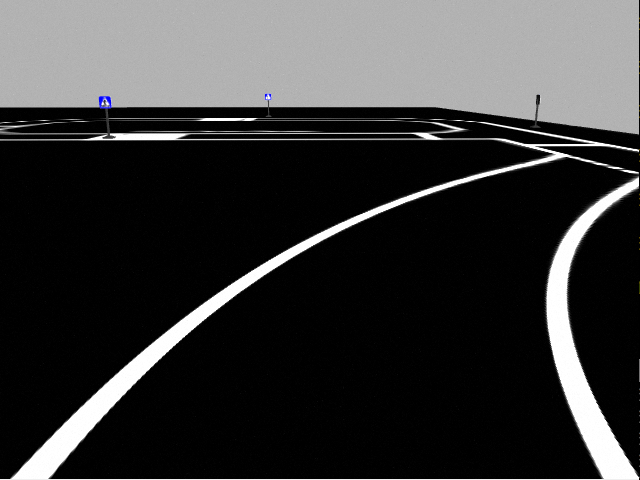
#> input picture src/lane_image.png, 640 x 480 px, found by its file name
$ python line_fit.py
#> lines starting #> are read from the running program, lines starting #| are printed output that depends on the picture; after the words box and inside, x2 and y2 are one past the last pixel; in counts of white or black regions, pixels touching at a corner belong together
#!/usr/bin/env python3

import numpy as np
import cv2
import matplotlib.pyplot as plt
# import matplotlib.image as mpimg
import pickle

lane_width =350

# #-----Declare Global Variables ----- #

CAMERA_PARAMS = {'fx': 554.3826904296875, 'fy': 554.3826904296875, 'cx': 320, 'cy': 240} # Camera parameters - need to calibrate

# Initial coordinates of input image
initial = np.float32([[0,300],
                      [640,300],
                      [0,480],
                      [640,480]])

# Where the initial coordinates will end up on the final image
final = np.float32([[0,0],
                    [640,0],
                    [0,480],
                    [640,480]])

# Compute the transformation matix
transMatrix = cv2.getPerspectiveTransform(initial, final)

# Camera matrix for accurate IPM transform
cameraMatrix = np.array([[CAMERA_PARAMS['fx'], 0, CAMERA_PARAMS['cx']],
                         [0, CAMERA_PARAMS['fy'], CAMERA_PARAMS['cy']],
                         [0, 0, 1]])

distCoeff = np.array([])


# # ----- Declare global functions ------ # #

def getIPM(inputImage):
    """
    Calculate the inverse perspective transform of the input image

    Parameters:
    - input image
    - Matrix with parameters of the camera
    - Matrix with the desired perspective transform
    Returns:
     - Persepctive transformed image
    """
    undistortImage = cv2.undistort(inputImage, cameraMatrix, distCoeff)
    dest_size = (inputImage.shape[1],inputImage.shape[0])
    inverseMap = cv2.warpPerspective(undistortImage, transMatrix, dest_size, flags=cv2.INTER_LINEAR)
    return inverseMap

def getLanes(inputImage):
    """
    Compute the lane lines of a given input image

    Parameters:
    - Input image to compute edges for
    Returns:
    - Binary image of lane lines
    """
    imageHist = cv2.calcHist([inputImage], [0], None, [256], [0, 256])
    threshold_value = np.clip(np.max(inputImage) - 75, 30, 200)
    _, binary_thresholded = cv2.threshold(inputImage, threshold_value, 255, cv2.THRESH_BINARY)
    return binary_thresholded


def find_center_indices(hist, threshold):
	"""
	Function to find the center of the lanes detected in an image

	Parameters:
	- Array containing histogram of said image
	- Threshold value for considered lane lines
	Returns:
	- array of center indices
	"""
	valid_groups = []

	# Find indices where histogram values are above the threshold
	above_threshold = np.where(hist > threshold)[0]

	# Find consecutive groups of five or more indices
	consecutive_groups = np.split(above_threshold, np.where(np.diff(above_threshold) != 1)[0] + 1)

	# Filter groups with five or more consecutive indices
	# valid_groups = [group for group in consecutive_groups if len(group) >= 5]

	# Iterate over consecutive_groups, check for stop line
	for group in consecutive_groups:
		if len(group) >= 5:
			valid_groups.append(group)

	# Find the center index for each valid group
	center_indices = [(group[0] + group[-1]) // 2 for group in valid_groups]

	return center_indices

def find_stop_line(image, threshold):
	"""
	Function to detect if there is a stop line on the image
	Parameters:
	- Array of image we want to detect on
	- Threshold for the histogram that will be applied on the image
	"""
	# Find indices where histogram values are above the threshold
	histogram = np.sum(image[0:480,:]//2, axis = 0)
	above_threshold = np.where(histogram > threshold)[0]
	stop_line = False
	# Find consecutive groups of five or more indices
	consecutive_groups = np.split(above_threshold, np.where(np.diff(above_threshold) != 1)[0] + 1)

	horistogram = np.sum(image[:,0:640]//2, axis = 1)
	max_index = np.argmax(horistogram)
	# print(max_index)
	# plt.plot(horistogram)
	# plt.show()

	width = 0
	# check to see if there is a sequence of pixels long enough for stop line
	for group in consecutive_groups:
		if len(group) >= 370:
			stop_line = True
			above_threshold2 = np.where(horistogram > 50000)[0]
			if len(above_threshold2) > 0:
				width = abs(above_threshold2[-1] - above_threshold2[0])
			else:
				width = 0

	return stop_line, max_index, width

# [15 lines left out: function check_cross_walk, not called in this run]

def find_closest_pair(arr, lane_width):
	"""
	Function to find the two lane markings which distance between them is most likely to be that of an actual lane marking

	Parameters:
	- Array containing values of different lane marking center
	- Expected value of the distance between lane markings
	Returns:
	- Center indices of the lane markings
	"""

	n = len(arr)

	if n < 2:
		raise ValueError("Array must have at least two elements")

	min_diff = np.inf
	result_pair = (arr[0], arr[1])

	for i in range(n - 1):
		for j in range(i + 1, n):
			current_diff = abs(abs(arr[i] - arr[j]) - lane_width)
			if current_diff < min_diff:
				min_diff = current_diff
				result_pair = (arr[i], arr[j])

	# print(result_pair)
	return result_pair

def line_fit(binary_warped):
	"""
	Find and fit lane lines
	"""
	# Assuming you have created a warped binary image called "binary_warped"
	# Take a histogram of the image
	# histogram = np.sum(binary_warped[:,:]//2, axis=0)
	histogram = np.sum(binary_warped[200:480,:]//2, axis = 0)
	# Create an output image to draw on and visualize the result
	out_img = (np.dstack((binary_warped, binary_warped, binary_warped))*255).astype('uint8')
	# [18 lines of commented-out code are left out]
	threshold = 5000 # Magic number for constant discovered by Antoine in 2023 AD
	stop_line, stop_index, width = find_stop_line(binary_warped,threshold)		# check for stop line and its location
	indices= find_center_indices(histogram,threshold+width*125)	# find the center of possible lane markings
	# print(len(indices))

	if(stop_line):
		cross_walk = check_cross_walk(binary_warped, stop_index)		# if there is a stop line, check for crosswalk

	# print(indices)

	if(len(indices) == 0): # If no lane markings are found
		ret = {}
		ret['out_img'] = out_img
		ret['number_of_fits'] = '0'
		ret['stop_line'] = False
		ret['stop_index'] = stop_index
		if(stop_line):
			ret['cross_walk'] = cross_walk
		return ret

	if(len(indices) == 1): # if only one lane marking is found
		ret = {}
		if(indices[0] < 320):	 # if lane marking is on the left side of the image
			ret['number_of_fits'] = 'left'
			leftx_base = indices[0]
			rightx_base = 0
		else:					 # if lane marking is on the right side of the image
			ret['number_of_fits'] = 'right'
			rightx_base = indices[0]
			leftx_base = 0

	else:						 # two or more lane markings found
		ret = {}
		(leftx_base, rightx_base) = find_closest_pair(indices,lane_width)
		# print(leftx_base, rightx_base)
		ret['number_of_fits'] = '2'

	nwindows = 9
	# Set height of windows
	window_height = int(binary_warped.shape[0]//nwindows)
	# Identify the x and y positions of all nonzero pixels in the image
	nonzero = binary_warped.nonzero()
	nonzeroy = np.array(nonzero[0])
	nonzerox = np.array(nonzero[1])
	# Current positions to be updated for each window
	leftx_current = leftx_base
	rightx_current = rightx_base
	# Set the width of the windows +/- margin
	margin = 50
	# Set minimum number of pixels found to recenter window
	minpix = 50
	# Create empty lists to receive left and right lane pixel indices
	left_lane_inds = []
	right_lane_inds = []

	# Step through the windows one by one
	for window in range(nwindows):
		# Identify window boundaries in x and y (and right and left)
		win_y_low = binary_warped.shape[0] - (window+1)*window_height
		win_y_high = binary_warped.shape[0] - window*window_height
		win_xright_low = rightx_current - margin
		win_xright_high = rightx_current + margin
		win_xleft_low = leftx_current - margin
		win_xleft_high = leftx_current + margin
		# LEFT LANE
		if(ret['number_of_fits'] == 'left' or ret['number_of_fits'] == '2'):

			good_left_inds = ((nonzeroy >= win_y_low) & (nonzeroy < win_y_high) & (nonzerox >= win_xleft_low) & (nonzerox < win_xleft_high)).nonzero()[0]
			# Append these indices to the lists
			left_lane_inds.append(good_left_inds)
			# If you found > minpix pixels, recenter next window on their mean position
			if len(good_left_inds) > minpix:
				leftx_current = int(np.mean(nonzerox[good_left_inds]))

		# RIGHT LANE
		if(ret['number_of_fits'] == 'right' or ret['number_of_fits'] == '2'):
			good_right_inds = ((nonzeroy >= win_y_low) & (nonzeroy < win_y_high) & (nonzerox >= win_xright_low) & (nonzerox < win_xright_high)).nonzero()[0]
			# Append these indices to the lists
			right_lane_inds.append(good_right_inds)
			# If you found > minpix pixels, recenter next window on their mean position
			if len(good_right_inds) > minpix:
				rightx_current = int(np.mean(nonzerox[good_right_inds]))

		# Draw the windows on the visualization image
		# cv2.rectangle(out_img,(win_xleft_low,win_y_low),(win_xleft_high,win_y_high),(0,255,0), 2)
		# cv2.rectangle(out_img,(win_xright_low,win_y_low),(win_xright_high,win_y_high),(0,255,0), 2)
		# Identify the nonzero pixels in x and y within the window
		# print('mean of left indices - ' + str(np.mean(nonzerox[good_left_inds])))
		good_left_inds = ((nonzeroy >= win_y_low) & (nonzeroy < win_y_high) & (nonzerox >= win_xleft_low) & (nonzerox < win_xleft_high)).nonzero()[0]
		good_right_inds = ((nonzeroy >= win_y_low) & (nonzeroy < win_y_high) & (nonzerox >= win_xright_low) & (nonzerox < win_xright_high)).nonzero()[0]
		# Append these indices to the lists
		left_lane_inds.append(good_left_inds)
		right_lane_inds.append(good_right_inds)
		# If you found > minpix pixels, recenter next window on their mean position
		if len(good_left_inds) > minpix:
			leftx_current = int(np.mean(nonzerox[good_left_inds]))
			# print('mean of left indices - ' + str(np.mean(nonzerox[good_left_inds])))
		if len(good_right_inds) > minpix:
			rightx_current = int(np.mean(nonzerox[good_right_inds]))
			#print('current right - '+str(rightx_current))
	# Concatenate the arrays of indices
	# Extract left and right line pixel positions
	if(ret['number_of_fits'] == 'left' or ret['number_of_fits'] == '2'):
		left_lane_inds = np.concatenate(left_lane_inds)
		leftx = nonzerox[left_lane_inds]
		lefty = nonzeroy[left_lane_inds]
		left_fit = np.polyfit(lefty, leftx, 2)
		ret['left_fit'] = left_fit
		ret['left_lane_inds'] = left_lane_inds

	if(ret['number_of_fits'] == 'right' or ret['number_of_fits'] == '2'):
		right_lane_inds = np.concatenate(right_lane_inds)
		rightx = nonzerox[right_lane_inds]
		righty = nonzeroy[right_lane_inds]
		right_fit = np.polyfit(righty, rightx, 2)
		ret['right_fit'] = right_fit
		ret['right_lane_inds'] = right_lane_inds

	# Fit a second order polynomial to each

	# print("left" + str(left_fit))
	# print("right" + str(right_fit))

	# Return a dict of relevant variables

	ret['nonzerox'] = nonzerox
	ret['nonzeroy'] = nonzeroy
	ret['out_img'] = out_img
	ret['stop_line'] = stop_line
	ret['stop_index'] = stop_index
	if(stop_line):
		ret['cross_walk'] = cross_walk

	return ret


# [137 lines left out: functions tune_fit, viz3, not called in this run]

# def final_viz(undist, left_fit, right_fit, m_inv, left_curve, right_curve, vehicle_offset):
# 	"""
# 	Final lane line prediction visualized and overlayed on top of original image
# 	"""
# 	# Generate x and y values for plotting
# 	ploty = np.linspace(0, undist.shape[0]-1, undist.shape[0])
# 	left_fitx = left_fit[0]*ploty**2 + left_fit[1]*ploty + left_fit[2]
# 	right_fitx = right_fit[0]*ploty**2 + right_fit[1]*ploty + right_fit[2]

# 	# Create an image to draw the lines on
# 	#warp_zero = np.zeros_like(warped).astype(np.uint8)
# 	#color_warp = np.dstack((warp_zero, warp_zero, warp_zero))
# 	color_warp = np.zeros((640, 480, 3), dtype='uint8')  # NOTE: Hard-coded image dimensions

# 	# Recast the x and y points into usable format for cv2.fillPoly()
# 	pts_left = np.array([np.transpose(np.vstack([left_fitx, ploty]))])
# 	pts_right = np.array([np.flipud(np.transpose(np.vstack([right_fitx, ploty])))])
# 	pts = np.hstack((pts_left, pts_right))

# 	# Draw the lane onto the warped blank image
# 	cv2.fillPoly(color_warp, int_([pts]), (0,255, 0))

# 	# Warp the blank back to original image space using inverse perspective matrix (Minv)
# 	newwarp = cv2.warpPerspective(color_warp, m_inv, (undist.shape[1], undist.shape[0]))
# 	# Combine the result with the original image
# 	result = cv2.addWeighted(undist, 1, newwarp, 0.3, 0)

# 	# Annotate lane curvature values and vehicle offset from center
# 	avg_curve = (left_curve + right_curve)/2
# 	label_str = 'Radius of curvature: %.1f m' % avg_curve
# 	result = cv2.putText(result, label_str, (30,40), 0, 1, (0,0,0), 2, cv2.LINE_AA)

# 	label_str = 'Vehicle offset from lane center: %.1f m' % vehicle_offset
# 	result = cv2.putText(result, label_str, (30,70), 0, 1, (0,0,0), 2, cv2.LINE_AA)

# 	return result

if __name__ == '__main__':
	basic_image =  cv2.imread("/home/nash/Desktop/Simulator/src/LaneDetection/src/lane_image.png",cv2.IMREAD_GRAYSCALE)
#> basic_image: shape (480, 640); min 0, max 255, mean 57.6
	roadImage = getIPM(basic_image)
#> in getIPM, `inverseMap = cv2.warpPerspective(undistortImage, transMatrix, dest_siz..`:
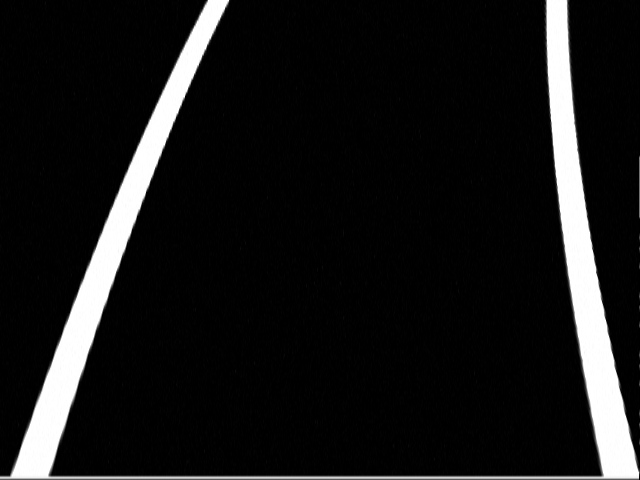
#> inverseMap: shape (480, 640); min 0, max 255, mean 24.9
	binary_warped = getLanes(roadImage)
#> in getLanes, `imageHist = cv2.calcHist([inputImage], [0], None, [256], [0, 256])`: imageHist = 256 values, max 139745 at index 0, min 7 at index 184, mean 1200
#> in getLanes, `threshold_value = np.clip(np.max(inputImage) - 75, 30, 200)`: threshold_value = 180
#> in getLanes, `_, binary_thresholded = cv2.threshold(inputImage, threshold_value, 255..`:
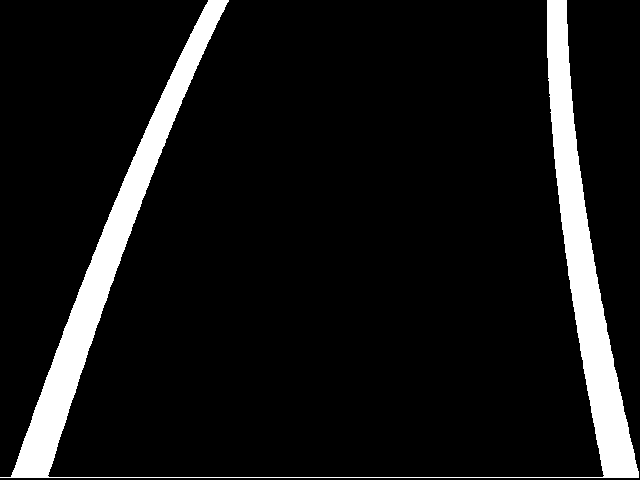
#> binary_thresholded: shape (480, 640); 8.9% white; 1 white region, box (x1, y1, x2, y2) and area: (0, 0, 639, 478) 27341
	ret = line_fit(binary_warped)
#> in line_fit, `histogram = np.sum(binary_warped[200:480,:]//2, axis = 0)`: histogram = 640 values, max 22225 at index 584, min 0 at index 639, mean 3581.4
#> in find_stop_line, `histogram = np.sum(image[0:480,:]//2, axis = 0)`: histogram = 640 values, max 33020 at index 566, min 0 at index 639, mean 5425.5
#> in find_stop_line, `above_threshold = np.where(histogram > threshold)[0]`: above_threshold = 271 values from 24 to 630
#> in find_stop_line, `consecutive_groups = np.split(above_threshold, np.where(np.diff(above_..`: consecutive_groups = 2 items
#> in find_stop_line, `horistogram = np.sum(image[:,0:640]//2, axis = 1)`: horistogram = 480 values, max 81153 at index 477, min 0 at index 478, mean 7234
#> in find_stop_line, `max_index = np.argmax(horistogram)`: max_index = 477
#> the loop in find_stop_line, `for group in consecutive_groups:` made 2 passes
#> in line_fit, `stop_line, stop_index, width = find_stop_line(binary_warped,threshold)`: stop_line = False; stop_index = 477; width = 0
#> in find_center_indices, `above_threshold = np.where(hist > threshold)[0]`: above_threshold = 171 values from 24 to 630
#> in find_center_indices, `consecutive_groups = np.split(above_threshold, np.where(np.diff(above_..`: consecutive_groups = 2 items
#> the loop in find_center_indices, `for group in consecutive_groups:` made 2 passes
#> in find_center_indices, `center_indices = [(group[0] + group[-1]) // 2 for group in valid_groups]`: center_indices = [75, 597]
#> in find_closest_pair, `n = len(arr)`: n = 2
#> in find_closest_pair, `result_pair = (arr[0], arr[1])`: result_pair = (75, 597)
#> after the loop in find_closest_pair, `for i in range(n - 1):`: min_diff = 172
#> in line_fit, `(leftx_base, rightx_base) = find_closest_pair(indices,lane_width)`: leftx_base = 75; rightx_base = 597
#> in line_fit, `nonzero = binary_warped.nonzero()`: nonzero = 27341 positions, rows 0 to 477, columns 0 to 638
#> in line_fit, `leftx_current = leftx_base`: leftx_current = 75
#> in line_fit, `rightx_current = rightx_base`: rightx_current = 597
#> the loop in line_fit, `for window in range(nwindows):` made 9 passes
#> (win_xright_low, win_xright_high, win_xleft_low, win_xleft_high, leftx_current, rightx_current) on passes 1 to 9: (547, 647, 25, 125, 42, 614), (564, 664, -8, 92, 54, 605), (555, 655, 4, 104, 73, 595), (545, 645, 23, 123, 92, 585), (535, 635, 42, 142, 112, 577), (527, 627, 62, 162, 133, 569), (519, 619, 83, 183, 155, 563), (513, 613, 105, 205, 178, 559), (509, 609, 128, 228, 203, 556)
#> after the loop in line_fit, `for window in range(nwindows):`: left_lane_inds = 18 items
#> in line_fit, `left_fit = np.polyfit(lefty, leftx, 2)`: left_fit = [0.000243, -0.501, 218.3]
#> in line_fit, `right_fit = np.polyfit(righty, rightx, 2)`: right_fit = [0.000183, 0.0527, 554.1]
#> ret = 10 items
	left_fit = ret.get('left_fit', None)
#> left_fit = [0.000243, -0.501, 218.3]
	right_fit = ret.get('right_fit', None)
#> right_fit = [0.000183, 0.0527, 554.1]
	print("left fit : " + str(left_fit))
#| left fit : [ 2.42644013e-04 -5.00907831e-01  2.18264426e+02]
	print("right fit : " + str(right_fit))
#| right fit : [1.82743046e-04 5.26988272e-02 5.54112885e+02]
	cv2.imshow("ipm image",roadImage)
	cv2.waitKey(0)
	cv2.destroyAllWindows()
